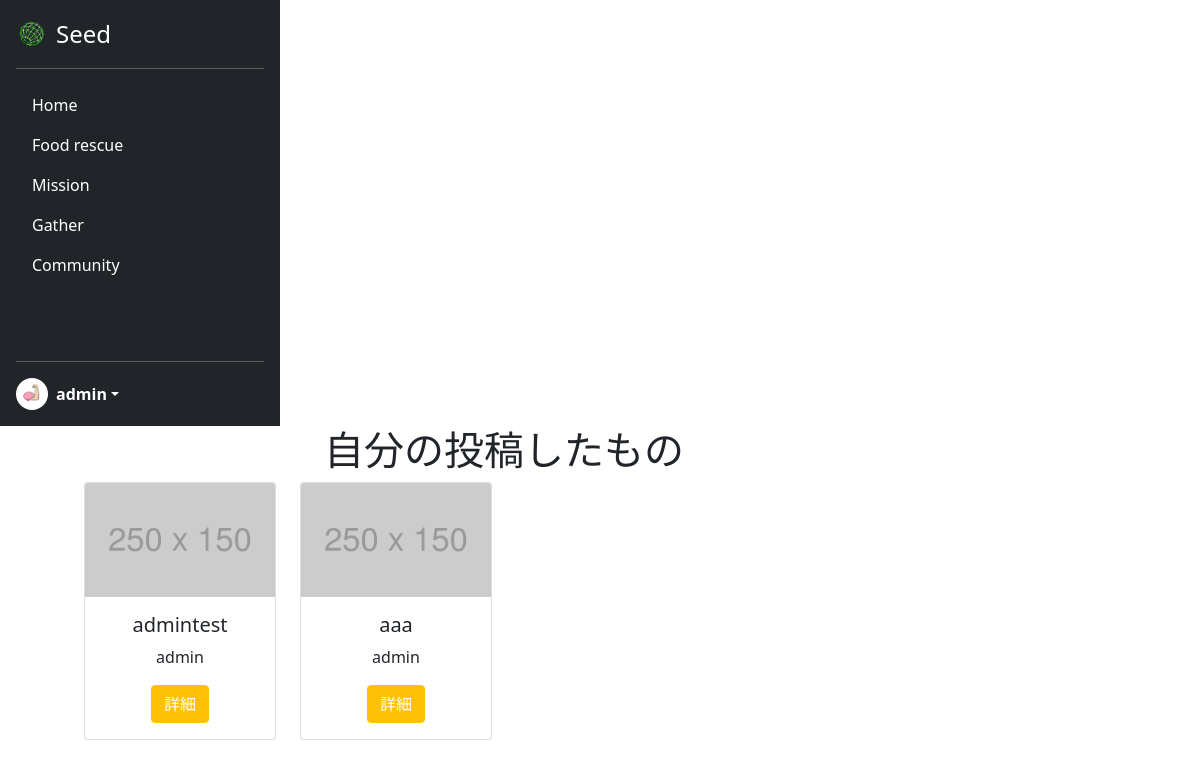
Page /mygather/ (signed in) on the committed database.
### acount/models.py (models this page shows)
class CustomUser(AbstractUser):
    is_general = models.BooleanField(null=True ,default=True)
    is_active = models.BooleanField(null=True ,default=False)
    profile_pic = models.ImageField(upload_to='profile_pics', blank=True)

### seed/models.py (models this page shows)
class Gather(models.Model):
    user_id = models.ForeignKey(CustomUser, verbose_name="募集主", on_delete=models.CASCADE)
    title = models.CharField(verbose_name="タイトル", max_length=100)
    prefecture = models.ForeignKey(Prefecture, verbose_name="都道府県", on_delete=models.CASCADE)
    access = models.CharField(verbose_name="アクセス", max_length=200)
    contact = models.CharField(verbose_name="連絡先", max_length=254)
    detail = models.TextField(verbose_name="詳細", max_length=300)
    create_at = models.DateTimeField(verbose_name="作成日時", auto_now_add=True)

### seed/views.py (the view)
# urls.py: path('mygather/', views.MyGatherView.as_view(), name='mygather'),
class MyGatherView(ListView):
    template_name = 'mygather.html'
    model = Gather
    context_object_name = 'mygather_list'
    def get_queryset(self):
        return Gather.objects.filter(user_id=self.request.user)

### seed/templates/mygather.html (shortened to what this page needs)
{% extends 'mypagebase.html' %}
{% load static %}
{% block content %}
<div class="text-center">
    <h1>自分の投稿したもの</h1>
    {% if mygather_list %}
    <div class="row">
        {% for gather in mygather_list %}
        <div class="col-3">
            <div class="card" style="width: 100%;">
                <img src="{% static 'assets/img/mypage/damy.png' %}" class="card-img-top" alt="...">
                <div class="card-body">
                    <h5 class="card-title">{{gather.title}}</h5>
                    <p class="card-text">
                        {{gather.user_id.username}}
                    </p>
                    <a href="" class="btn btn-warning" style="color:white;">詳細</a>
                </div>
            </div>
        </div>
        {% endfor %}
    </div>
    {% else %}
    <h3>投稿している募集情報はありません</h3>
    {% endif %}
</div>
{% endblock %}

### seed/templates/mypagebase.html (shortened to what this page needs)
{% load static %}
<!DOCTYPE html>
<html lang="ja">
<head>
    <link href="https://cdn.jsdelivr.net/npm/bootstrap@5.0.2/dist/css/bootstrap.min.css" rel="stylesheet"
>
    <link rel="stylesheet" type="text/css" href="{% static 'css/style.css' %}">
</head>
<body class="mypage">
    {% if user.is_authenticated %}
    <main style="height:100vh;">
        <div style="display: flex; flex-wrap: wrap; height:100%;">
            <div>
                <div class="d-flex flex-column p-3 text-white bg-dark h-100" style="width: 280px; height:100%;">
                    <a href="#"
                        class="d-flex align-items-center mb-3 mb-md-0 me-md-auto text-white text-decoration-none">
                        <img class="bi me-2" src="{% static 'assets/img/top/icon.png' %}" style="height:32px">
                        <span class="fs-4">Seed</span>
                    </a>
                    <hr>
                    <ul class="nav nav-pills flex-column mb-auto">
                        <li class="nav-item my-nav">
                            <a href="{% url 'seed:mypage' %}" class="nav-link text-white" aria-current="page">
                                Home
                            </a>
                        </li>
                        <li class="nav-item my-nav">
                            <a href="{% url 'seed:food_rescue' %}" class="nav-link text-white">
                                Food rescue
                            </a>
                        </li>
                        <li class="nav-item my-nav">
                            <a href="{% url 'seed:mission' %}" class="nav-link text-white">
                                Mission
                            </a>
                        </li>
                        <li class="nav-item my-nav">
                            <a href="{% url 'seed:gather' %}" class="nav-link text-white">
                                Gather
                            </a>
                        </li>
                        <li class="nav-item my-nav">
                            <a href="{% url 'seed:community' %}" class="nav-link text-white">
                                Community
                            </a>
                        </li>
                    </ul>
                    <hr>
                    <div class="dropdown">
                        <a href="#" class="d-flex align-items-center text-white text-decoration-none dropdown-toggle"
                            id="dropdownUser1" data-bs-toggle="dropdown" aria-expanded="false">
                            <img src="{{ user.profile_pic.url }}" alt="" width="32" height="32"
                                class="rounded-circle me-2">
                            <strong>{{ user.username }}</strong>
                        </a>
                    </div>
                </div>
            </div>
            <div style="width:70%; margin-left: 7%;">
                {% block content %}
                {% endblock %}
            </div>
        </div>
    </main>
    {% endif %}
</body>
</html>

### rows in the picture
CustomUser: profile_pic (picture), username "admin"
Gather: title "admintest", user_id.username "admin"
Gather: title "aaa", user_id.username "admin"
